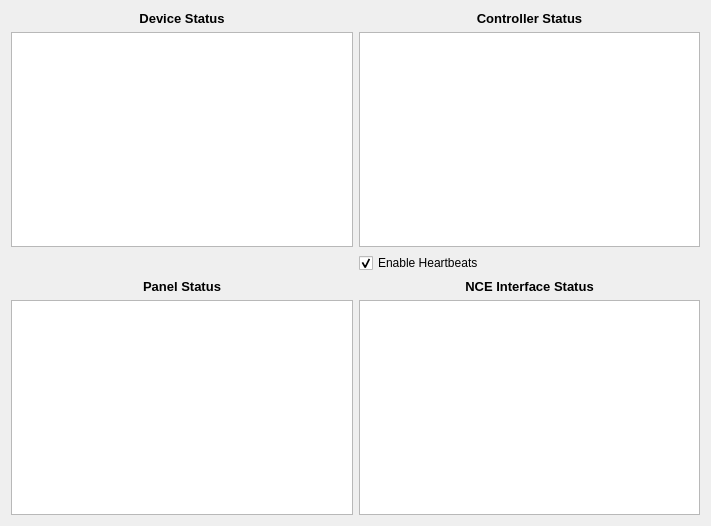
<?xml version="1.0" encoding="UTF-8"?>
<ui version="4.0">
 <class>StatusDialog</class>
 <widget class="QDialog" name="StatusDialog">
  <property name="geometry">
   <rect>
    <x>0</x>
    <y>0</y>
    <width>711</width>
    <height>526</height>
   </rect>
  </property>
  <property name="windowTitle">
   <string>Status</string>
  </property>
  <layout class="QGridLayout" name="gridLayout">
   <item row="0" column="0">
    <widget class="QLabel" name="label">
     <property name="font">
      <font>
       <pointsize>10</pointsize>
       <weight>75</weight>
       <bold>true</bold>
      </font>
     </property>
     <property name="text">
      <string>Device Status</string>
     </property>
     <property name="alignment">
      <set>Qt::AlignCenter</set>
     </property>
    </widget>
   </item>
   <item row="0" column="1">
    <widget class="QLabel" name="label_2">
     <property name="font">
      <font>
       <pointsize>10</pointsize>
       <weight>75</weight>
       <bold>true</bold>
      </font>
     </property>
     <property name="text">
      <string>Controller Status</string>
     </property>
     <property name="alignment">
      <set>Qt::AlignCenter</set>
     </property>
    </widget>
   </item>
   <item row="3" column="0">
    <widget class="QLabel" name="label_3">
     <property name="font">
      <font>
       <pointsize>10</pointsize>
       <weight>75</weight>
       <bold>true</bold>
      </font>
     </property>
     <property name="text">
      <string>Panel Status</string>
     </property>
     <property name="alignment">
      <set>Qt::AlignCenter</set>
     </property>
    </widget>
   </item>
   <item row="3" column="1">
    <widget class="QLabel" name="label_4">
     <property name="font">
      <font>
       <pointsize>10</pointsize>
       <weight>75</weight>
       <bold>true</bold>
      </font>
     </property>
     <property name="text">
      <string>NCE Interface Status</string>
     </property>
     <property name="alignment">
      <set>Qt::AlignCenter</set>
     </property>
    </widget>
   </item>
   <item row="1" column="0">
    <widget class="QTableWidget" name="deviceTable"/>
   </item>
   <item row="1" column="1">
    <widget class="QTableWidget" name="controllerTable"/>
   </item>
   <item row="4" column="0">
    <widget class="QTableWidget" name="panelTable"/>
   </item>
   <item row="4" column="1">
    <widget class="QTableWidget" name="nceStatusTable"/>
   </item>
   <item row="2" column="1">
    <widget class="QCheckBox" name="heartbeatCheckBox">
     <property name="text">
      <string>Enable Heartbeats</string>
     </property>
     <property name="checked">
      <bool>true</bool>
     </property>
    </widget>
   </item>
  </layout>
 </widget>
 <resources/>
 <connections/>
</ui>
